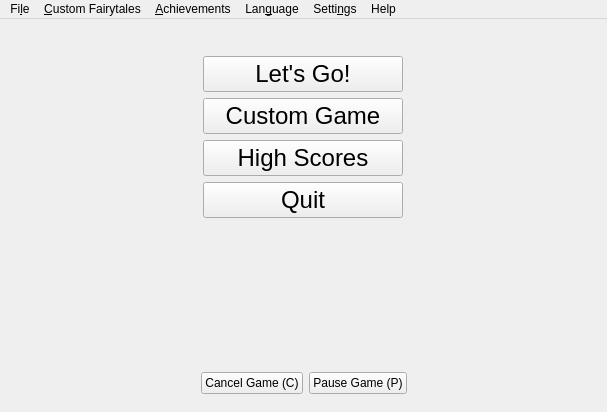
<?xml version="1.0" encoding="UTF-8"?>
<ui version="4.0">
 <class>MainWindow</class>
 <widget class="QMainWindow" name="MainWindow">
  <property name="geometry">
   <rect>
    <x>0</x>
    <y>0</y>
    <width>607</width>
    <height>412</height>
   </rect>
  </property>
  <property name="sizePolicy">
   <sizepolicy hsizetype="Ignored" vsizetype="Preferred">
    <horstretch>0</horstretch>
    <verstretch>0</verstretch>
   </sizepolicy>
  </property>
  <property name="windowTitle">
   <string>Gustav's Fairyland</string>
  </property>
  <property name="windowIcon">
   <iconset resource="../resource.qrc">
    <normaloff>:/resources/logo.jpg</normaloff>:/resources/logo.jpg</iconset>
  </property>
  <widget class="QWidget" name="centralwidget">
   <property name="sizePolicy">
    <sizepolicy hsizetype="Expanding" vsizetype="Expanding">
     <horstretch>0</horstretch>
     <verstretch>0</verstretch>
    </sizepolicy>
   </property>
   <layout class="QGridLayout" name="gridLayout_4">
    <item row="7" column="0" alignment="Qt::AlignHCenter|Qt::AlignTop">
     <widget class="QLabel" name="timeLabel">
      <property name="sizePolicy">
       <sizepolicy hsizetype="Preferred" vsizetype="Minimum">
        <horstretch>0</horstretch>
        <verstretch>0</verstretch>
       </sizepolicy>
      </property>
      <property name="font">
       <font>
        <pointsize>24</pointsize>
       </font>
      </property>
      <property name="text">
       <string/>
      </property>
      <property name="alignment">
       <set>Qt::AlignCenter</set>
      </property>
     </widget>
    </item>
    <item row="8" column="0" alignment="Qt::AlignHCenter|Qt::AlignTop">
     <widget class="QLabel" name="descriptionLabel">
      <property name="sizePolicy">
       <sizepolicy hsizetype="Preferred" vsizetype="Minimum">
        <horstretch>0</horstretch>
        <verstretch>0</verstretch>
       </sizepolicy>
      </property>
      <property name="font">
       <font>
        <pointsize>24</pointsize>
       </font>
      </property>
      <property name="text">
       <string/>
      </property>
      <property name="alignment">
       <set>Qt::AlignCenter</set>
      </property>
     </widget>
    </item>
    <item row="11" column="0">
     <widget class="QWidget" name="gameAreaWidget" native="true">
      <property name="sizePolicy">
       <sizepolicy hsizetype="Expanding" vsizetype="Expanding">
        <horstretch>0</horstretch>
        <verstretch>0</verstretch>
       </sizepolicy>
      </property>
      <layout class="QGridLayout" name="gridLayout_3">
       <item row="0" column="0">
        <layout class="QGridLayout" name="gameAreaLayout">
         <property name="spacing">
          <number>0</number>
         </property>
        </layout>
       </item>
      </layout>
     </widget>
    </item>
    <item row="0" column="0" alignment="Qt::AlignHCenter|Qt::AlignVCenter">
     <widget class="QWidget" name="menuButtonsWidget" native="true">
      <property name="sizePolicy">
       <sizepolicy hsizetype="Expanding" vsizetype="Expanding">
        <horstretch>0</horstretch>
        <verstretch>0</verstretch>
       </sizepolicy>
      </property>
      <property name="minimumSize">
       <size>
        <width>0</width>
        <height>0</height>
       </size>
      </property>
      <layout class="QGridLayout" name="gridLayout">
       <item row="0" column="0">
        <spacer name="verticalSpacer_2">
         <property name="orientation">
          <enum>Qt::Vertical</enum>
         </property>
         <property name="sizeHint" stdset="0">
          <size>
           <width>20</width>
           <height>40</height>
          </size>
         </property>
        </spacer>
       </item>
       <item row="1" column="0">
        <widget class="QPushButton" name="quickGamePushButton">
         <property name="sizePolicy">
          <sizepolicy hsizetype="Fixed" vsizetype="Maximum">
           <horstretch>0</horstretch>
           <verstretch>0</verstretch>
          </sizepolicy>
         </property>
         <property name="minimumSize">
          <size>
           <width>200</width>
           <height>0</height>
          </size>
         </property>
         <property name="maximumSize">
          <size>
           <width>16777215</width>
           <height>16777215</height>
          </size>
         </property>
         <property name="font">
          <font>
           <pointsize>18</pointsize>
          </font>
         </property>
         <property name="layoutDirection">
          <enum>Qt::LeftToRight</enum>
         </property>
         <property name="autoFillBackground">
          <bool>false</bool>
         </property>
         <property name="text">
          <string>Let's Go!</string>
         </property>
        </widget>
       </item>
       <item row="4" column="0">
        <widget class="QPushButton" name="quitPushButton">
         <property name="sizePolicy">
          <sizepolicy hsizetype="Fixed" vsizetype="Maximum">
           <horstretch>0</horstretch>
           <verstretch>0</verstretch>
          </sizepolicy>
         </property>
         <property name="minimumSize">
          <size>
           <width>200</width>
           <height>0</height>
          </size>
         </property>
         <property name="font">
          <font>
           <pointsize>18</pointsize>
          </font>
         </property>
         <property name="text">
          <string>Quit</string>
         </property>
        </widget>
       </item>
       <item row="5" column="0">
        <spacer name="verticalSpacer">
         <property name="orientation">
          <enum>Qt::Vertical</enum>
         </property>
         <property name="sizeHint" stdset="0">
          <size>
           <width>20</width>
           <height>40</height>
          </size>
         </property>
        </spacer>
       </item>
       <item row="3" column="0">
        <widget class="QPushButton" name="highScoresPushButton">
         <property name="minimumSize">
          <size>
           <width>200</width>
           <height>0</height>
          </size>
         </property>
         <property name="font">
          <font>
           <pointsize>18</pointsize>
          </font>
         </property>
         <property name="text">
          <string>High Scores</string>
         </property>
        </widget>
       </item>
       <item row="2" column="0">
        <widget class="QPushButton" name="customGamePushButton">
         <property name="font">
          <font>
           <pointsize>18</pointsize>
          </font>
         </property>
         <property name="text">
          <string>Custom Game</string>
         </property>
        </widget>
       </item>
      </layout>
     </widget>
    </item>
    <item row="12" column="0">
     <widget class="QWidget" name="gameButtonsWidget" native="true">
      <layout class="QHBoxLayout" name="horizontalLayout">
       <item>
        <spacer name="horizontalSpacer">
         <property name="orientation">
          <enum>Qt::Horizontal</enum>
         </property>
         <property name="sizeHint" stdset="0">
          <size>
           <width>40</width>
           <height>20</height>
          </size>
         </property>
        </spacer>
       </item>
       <item>
        <widget class="QPushButton" name="cancelGamePushButton">
         <property name="text">
          <string>Cancel Game (C)</string>
         </property>
         <property name="shortcut">
          <string>C</string>
         </property>
        </widget>
       </item>
       <item>
        <widget class="QPushButton" name="pauseGamePushButton">
         <property name="text">
          <string>Pause Game (P)</string>
         </property>
         <property name="shortcut">
          <string>P</string>
         </property>
        </widget>
       </item>
       <item>
        <spacer name="horizontalSpacer_2">
         <property name="orientation">
          <enum>Qt::Horizontal</enum>
         </property>
         <property name="sizeHint" stdset="0">
          <size>
           <width>40</width>
           <height>20</height>
          </size>
         </property>
        </spacer>
       </item>
      </layout>
     </widget>
    </item>
   </layout>
  </widget>
  <widget class="QMenuBar" name="menubar">
   <property name="geometry">
    <rect>
     <x>0</x>
     <y>0</y>
     <width>607</width>
     <height>27</height>
    </rect>
   </property>
   <widget class="QMenu" name="menuFile">
    <property name="title">
     <string>Fi&amp;le</string>
    </property>
    <addaction name="actionNewGame"/>
    <addaction name="actionPauseGame"/>
    <addaction name="actionCancelGame"/>
    <addaction name="actionShowCustomFairytale"/>
    <addaction name="actionQuit"/>
   </widget>
   <widget class="QMenu" name="menuHelp">
    <property name="title">
     <string>Help</string>
    </property>
    <addaction name="actionAbout"/>
    <addaction name="actionAboutQt"/>
   </widget>
   <widget class="QMenu" name="menuSettings">
    <property name="title">
     <string>Setti&amp;ngs</string>
    </property>
    <addaction name="actionSettings"/>
    <addaction name="actionEditor"/>
   </widget>
   <widget class="QMenu" name="menuAchievements">
    <property name="title">
     <string>&amp;Achievements</string>
    </property>
    <addaction name="actionHighScores"/>
   </widget>
   <widget class="QMenu" name="menuLanguage">
    <property name="title">
     <string>Lan&amp;guage</string>
    </property>
   </widget>
   <widget class="QMenu" name="menuCustomFairytales">
    <property name="title">
     <string>&amp;Custom Fairytales</string>
    </property>
   </widget>
   <addaction name="menuFile"/>
   <addaction name="menuCustomFairytales"/>
   <addaction name="menuAchievements"/>
   <addaction name="menuLanguage"/>
   <addaction name="menuSettings"/>
   <addaction name="menuHelp"/>
  </widget>
  <action name="actionNewGame">
   <property name="text">
    <string>&amp;New Game</string>
   </property>
   <property name="shortcut">
    <string>Ctrl+N</string>
   </property>
  </action>
  <action name="actionQuit">
   <property name="text">
    <string>&amp;Quit</string>
   </property>
   <property name="shortcut">
    <string>Ctrl+Q</string>
   </property>
  </action>
  <action name="actionAbout">
   <property name="text">
    <string>&amp;About</string>
   </property>
  </action>
  <action name="actionPauseGame">
   <property name="enabled">
    <bool>false</bool>
   </property>
   <property name="text">
    <string>&amp;Pause Game</string>
   </property>
   <property name="shortcut">
    <string>P</string>
   </property>
  </action>
  <action name="actionClips">
   <property name="text">
    <string>&amp;Clips</string>
   </property>
  </action>
  <action name="actionEditor">
   <property name="text">
    <string>&amp;Editor</string>
   </property>
  </action>
  <action name="actionShowCustomFairytale">
   <property name="enabled">
    <bool>false</bool>
   </property>
   <property name="text">
    <string>&amp;Show Custom Fairytale</string>
   </property>
  </action>
  <action name="actionCancelGame">
   <property name="enabled">
    <bool>false</bool>
   </property>
   <property name="text">
    <string>&amp;Cancel Game</string>
   </property>
   <property name="shortcut">
    <string>C</string>
   </property>
  </action>
  <action name="actionSettings">
   <property name="text">
    <string>&amp;Settings</string>
   </property>
  </action>
  <action name="actionHighScores">
   <property name="text">
    <string>&amp;Highscores</string>
   </property>
  </action>
  <action name="actionAboutQt">
   <property name="text">
    <string>About &amp;Qt</string>
   </property>
  </action>
 </widget>
 <tabstops>
  <tabstop>quickGamePushButton</tabstop>
  <tabstop>customGamePushButton</tabstop>
  <tabstop>highScoresPushButton</tabstop>
  <tabstop>quitPushButton</tabstop>
 </tabstops>
 <resources>
  <include location="../resource.qrc"/>
 </resources>
 <connections/>
</ui>
